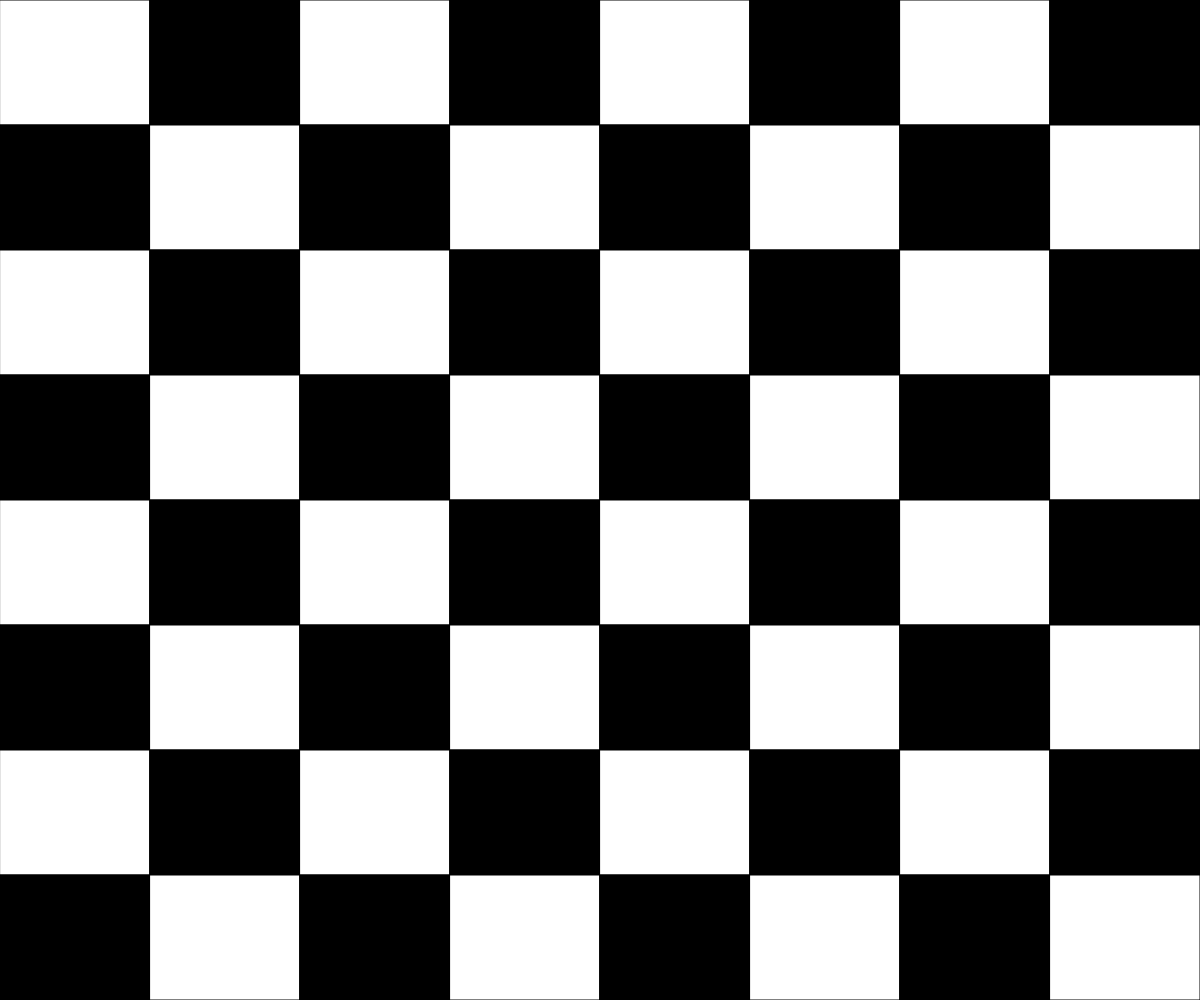
Frame 1 (no input)
Frame 60 (no input): identical to frame 1, image omitted
Frame 120 (the mouse pressed at the canvas centre since frame 60): identical to frame 1, image omitted

The p5.js sketch that drew this single still picture (run headless with seeded random() and noise() and a simulated clock; from frame 60 on, the mouse is pressed at the canvas centre):

// p5.js sketch
// ── sketch.js
// Project Title
// Your Name
// Date
//
// Extra for Experts:
// - describe what you did to take this project "above and beyond"

let colorswitch = 0;
function setup() {
  createCanvas(windowWidth, windowHeight);
}

function draw() {
  for (let i = 0; i < height; i+=height / 8) {
  colorswap();
    for (let j = 0; j < width; j+=width / 8) {
      colorswap();
      rect(j,i,width/8,height/8);


    }


 
  }

}

function colorswap() {
  if(colorswitch === 0){

    colorswitch = 1;
    fill(0);
  }
  else{
    colorswitch = 0;
    fill(255);
  }
  
}
